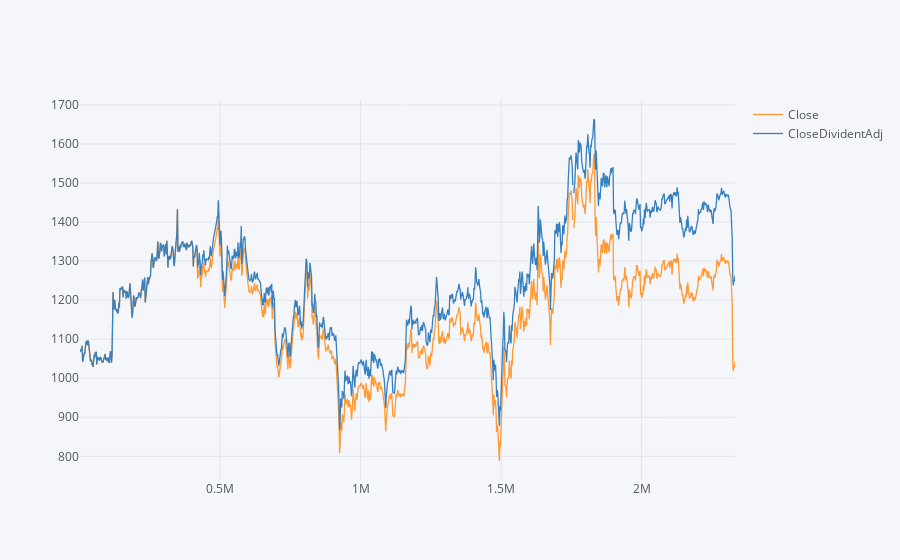

Here is the notebook cell this chart was saved with:
### Code cell
train[train["SecuritiesCode"] == 9717][["Close", "CloseDividentAdj"]].iplot()

### Figure 1 — Plotly figure (JSON) as saved in the notebook; plotly's stock layout.template omitted (floating-point values rounded to 4 significant figures; data arrays with more than 128 entries replaced by an {"elided": "..."} marker saying what was removed)
{"data": [{"line": {"color": "rgba(255, 153, 51, 1.0)", "dash": "solid", "shape": "linear", "width": 1.3}, "mode": "lines", "name": "Close", "text": "", "type": "scatter", "x": {"elided": "1202 int values"}, "y": {"elided": "1202 mixed values"}}, {"line": {"color": "rgba(55, 128, 191, 1.0)", "dash": "solid", "shape": "linear", "width": 1.3}, "mode": "lines", "name": "CloseDividentAdj", "text": "", "type": "scatter", "x": {"elided": "1202 int values"}, "y": {"elided": "1202 mixed values"}}], "layout": {"legend": {"bgcolor": "#F5F6F9", "font": {"color": "#4D5663"}}, "paper_bgcolor": "#F5F6F9", "plot_bgcolor": "#F5F6F9", "title": {"font": {"color": "#4D5663"}}, "xaxis": {"gridcolor": "#E1E5ED", "showgrid": true, "tickfont": {"color": "#4D5663"}, "title": {"font": {"color": "#4D5663"}, "text": ""}, "zerolinecolor": "#E1E5ED"}, "yaxis": {"gridcolor": "#E1E5ED", "showgrid": true, "tickfont": {"color": "#4D5663"}, "title": {"font": {"color": "#4D5663"}, "text": ""}, "zerolinecolor": "#E1E5ED"}}}
